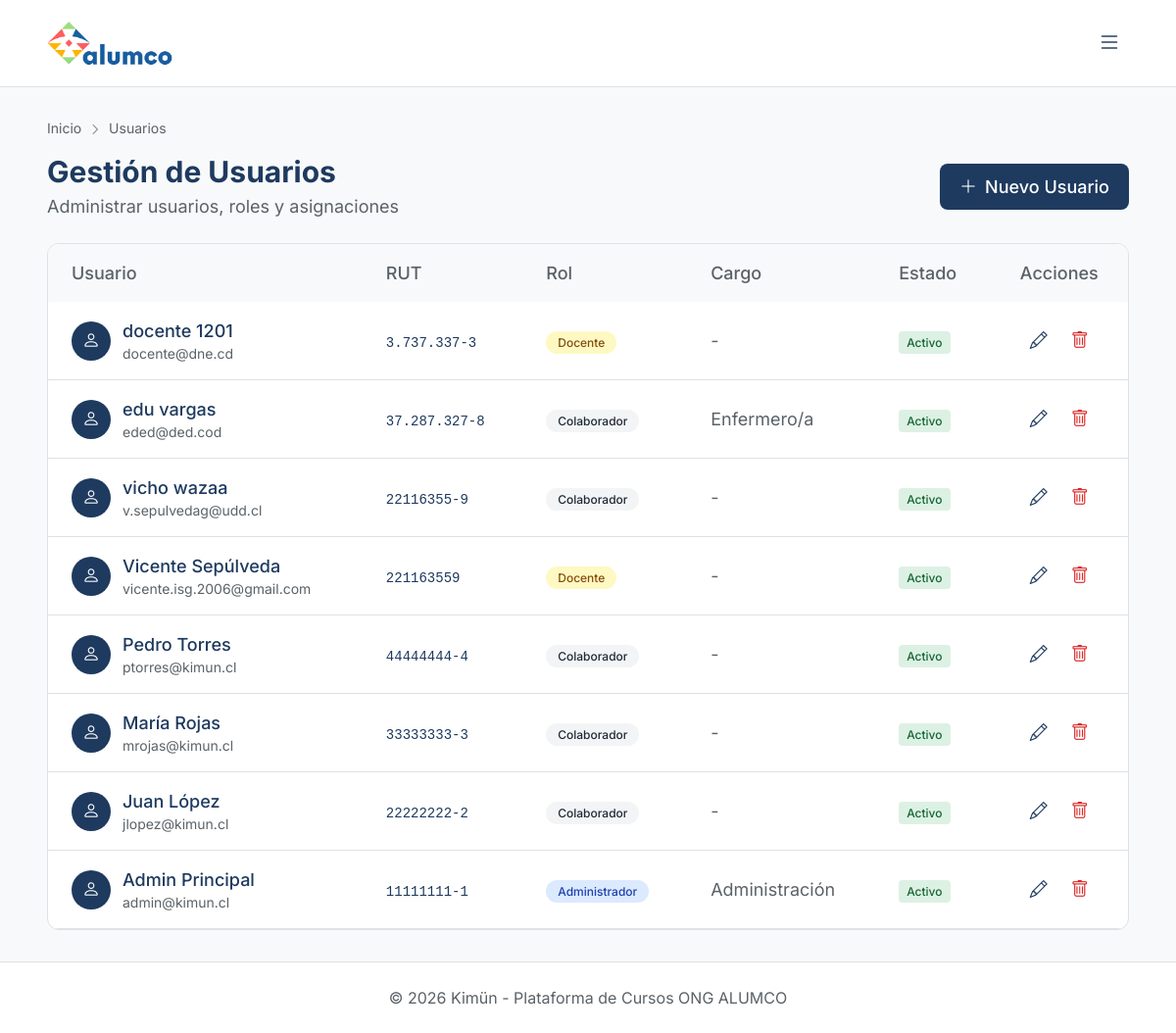
Screenshot of /usuarios/ (signed in) with the database file from the repository.
### usuarios/models.py (models this page shows, shortened)
class Usuario(AbstractUser):
    ROL_CHOICES = [
        ('admin', 'Administrador'),
        ('docente', 'Docente'),
        ('colaborador', 'Colaborador'),
    ]
    rut = models.CharField(max_length=12, unique=True, verbose_name='RUT')
    rol = models.CharField(max_length=20, choices=ROL_CHOICES, default='colaborador')
    cargo = models.ForeignKey(
        AreaCargo,
        on_delete=models.SET_NULL,
        null=True,
        blank=True,
        related_name='usuarios'
    )
    fecha_ingreso = models.DateField(null=True, blank=True, verbose_name='Fecha de Ingreso')
    telefono = models.CharField(max_length=20, null=True, blank=True, verbose_name='Teléfono')
    especialidades_externas = models.TextField(
        null=True,
        blank=True,
        help_text='Especialidades, conocimientos o habilidades adquiridas fuera de Kimün.',
        verbose_name='Especialidades Externas'
    )
    limite_pacientes_personalizado = models.IntegerField(
        null=True,
        blank=True,
        help_text='Si se define, sobreescribe el límite del cargo del usuario.'
    )
    class Meta:
        verbose_name = 'Usuario'
        verbose_name_plural = 'Usuarios'

class AreaCargo(models.Model):
    nombre = models.CharField(max_length=100, unique=True)
    limite_pacientes = models.PositiveIntegerField(
        default=0,
        help_text='Límite máximo de pacientes asignables para este rol. 0 significa sin límite.'
    )
    class Meta:
        verbose_name = 'Área/Cargo'
        verbose_name_plural = 'Áreas/Cargos'

### usuarios/views.py (the view)
# urls.py: path('usuarios/', views.usuario_list, name='usuario_list'),
@login_required
@admin_required
def usuario_list(request):
    usuarios = Usuario.objects.select_related('cargo').order_by('-date_joined')
    paginator = Paginator(usuarios, 20)
    page_number = request.GET.get('page', 1)
    usuarios_page = paginator.get_page(page_number)
    return render(request, 'usuarios/usuario_list.html', {
        'usuarios': usuarios_page,
        'page_obj': usuarios_page
    })

### templates/usuarios/usuario_list.html (shortened to what this page needs)
<!DOCTYPE html>
{% extends 'base.html' %}
{% block breadcrumbs %}
<nav class="text-sm mb-4" style="color: var(--color-text-secondary);">
    <a href="{% url 'inicio' %}">Inicio</a>
    <i class="bi bi-chevron-right text-xs mx-1"></i>
    <span>Usuarios</span>
</nav>
{% endblock %}
{% block content %}
<div class="fade-in">
    <div class="flex justify-between items-center mb-6">
        <div>
            <h1 class="text-3xl font-bold">Gestión de Usuarios</h1>
            <p class="mt-1" style="color: var(--color-text-secondary);">
                Administrar usuarios, roles y asignaciones
            </p>
        </div>
        <a href="{% url 'usuarios:usuario_create' %}" class="btn-primary px-5 py-2.5 rounded-lg font-medium flex items-center gap-2">
            <i class="bi bi-plus-lg"></i> Nuevo Usuario
        </a>
    </div>
    {% if usuarios %}
    <div class="hybrid-card rounded-xl overflow-hidden">
        <div class="overflow-x-auto">
            <table class="w-full">
                <thead>
                    <tr style="background-color: var(--color-bg);">
                        <th class="text-left py-4 px-6 font-medium" style="color: var(--color-text-secondary);">Usuario</th>
                        <th class="text-left py-4 px-6 font-medium" style="color: var(--color-text-secondary);">RUT</th>
                        <th class="text-left py-4 px-6 font-medium" style="color: var(--color-text-secondary);">Rol</th>
                        <th class="text-left py-4 px-6 font-medium" style="color: var(--color-text-secondary);">Cargo</th>
                        <th class="text-left py-4 px-6 font-medium" style="color: var(--color-text-secondary);">Estado</th>
                        <th class="text-center py-4 px-6 font-medium" style="color: var(--color-text-secondary);">Acciones</th>
                    </tr>
                </thead>
                <tbody>
                    {% for usuario in usuarios %}
                    <tr style="border-bottom: 1px solid var(--color-border);">
                        <td class="py-4 px-6">
                            <div class="flex items-center gap-3">
                                <div class="w-10 h-10 rounded-full flex items-center justify-center"
                                     style="background-color: var(--color-primary); color: white;">
                                    <i class="bi bi-person"></i>
                                </div>
                                <div>
                                    <p class="font-medium">{{ usuario.get_full_name|default:usuario.username }}</p>
                                    <p class="text-sm" style="color: var(--color-text-secondary);">{{ usuario.email }}</p>
                                </div>
                            </div>
                        </td>
                        <td class="py-4 px-6">
                            <span class="font-mono text-sm">{{ usuario.rut }}</span>
                        </td>
                        <td class="py-4 px-6">
                            <span class="px-3 py-1 rounded-full text-xs font-medium
                                {% if usuario.rol == 'admin' %}bg-blue-100 text-blue-800
                                {% elif usuario.rol == 'docente' %}bg-yellow-100 text-yellow-800
                                {% else %}bg-gray-100 text-gray-800{% endif %}">
                                {% if usuario.rol == 'admin' %}Administrador
                                {% elif usuario.rol == 'docente' %}Docente
                                {% else %}Colaborador{% endif %}
                            </span>
                        </td>
                        <td class="py-4 px-6">
                            {% if usuario.cargo %}
                            <span style="color: var(--color-text-secondary);">{{ usuario.cargo.nombre }}</span>
                            {% else %}
                            <span style="color: var(--color-text-secondary);">-</span>
                            {% endif %}
                        </td>
                        <td class="py-4 px-6">
                            {% if usuario.is_active %}
                            <span class="px-2 py-1 rounded text-xs font-medium" style="background-color: var(--color-success-bg); color: var(--color-success);">Activo</span>
                            {% else %}
                            <span class="px-2 py-1 rounded text-xs font-medium" style="background-color: var(--color-warning-bg); color: var(--color-warning);">Inactivo</span>
                            {% endif %}
                        </td>
                        <td class="py-4 px-6">
                            <div class="flex justify-center gap-2">
                                <a href="{% url 'usuarios:usuario_edit' pk=usuario.pk %}"
                                   class="p-2 rounded-lg hover:bg-gray-100 dark:hover:bg-slate-700" title="Editar">
                                    <i class="bi bi-pencil"></i>
                                </a>
                                <form method="post" action="{% url 'usuarios:usuario_delete' pk=usuario.pk %}" class="inline">
                                    <button type="submit" class="p-2 rounded-lg hover:bg-red-100 dark:hover:bg-red-900"
                                            onclick="return confirm('¿Estás seguro de eliminar este usuario?')" title="Eliminar">
                                        <i class="bi bi-trash" style="color: #dc2626;"></i>
                                    </button>
                                </form>
                            </div>
                        </td>
                    </tr>
                    {% endfor %}
                </tbody>
            </table>
        </div>
    </div>
    {% endif %}
</div>
{% endblock %}

### static/css/kimun.css (style rules this page uses)
:root { --space-xs: 0.25rem; --space-sm: 0.5rem; --space-md: 1rem; --space-lg: 1.5rem; --space-xl: 2rem; --space-2xl: 3rem; --space-3xl: 4rem; --radius-sm: 0.25rem; --radius-md: 0.75rem; --radius-lg: 1rem; --radius-xl: 1.5rem; --radius-asymmetric: 1rem 0.25rem 1rem 0.25rem; --shadow-sm: 0 1px 2px color-mix(in srgb, var(--color-text) 8%, transparent); --shadow-md: 0 4px 6px -1px color-mix(in srgb, var(--color-text) 12%, transparent); --shadow-lg: 0 10px 40px -10px color-mix(in srgb, var(--color-text) 18%, transparent); --transition-fast: 0.15s ease; --transition-normal: 0.2s ease; --transition-slow: 0.3s ease; }
.fade-in { animation: fadeInUp 0.5s ease forwards; opacity: 0; }
.rounded-lg { border-radius: var(--radius-lg); }
.rounded-xl { border-radius: var(--radius-xl); }

### templates/base.html (style rules this page uses)
body { font-family: "Inter", sans-serif; font-size: 18px; }
[data-theme="light"] { --color-bg: #f8f9fa; --color-surface: #ffffff; --color-surface-raised: #f3f4f6; --color-primary: #1e3a5f; --color-primary-hover: #2d5a87; --color-accent: #f57c00; --color-text: #1e3a5f; --color-text-secondary: #5a6268; --color-border: #dee2e6; --color-card-hover: #f1f5f9; --color-success: #166534; --color-success-bg: rgba(22, 163, 74, 0.15); --color-info: #2563eb; --color-info-bg: rgba(37, 99, 235, 0.15); --color-warning: #92400e; --color-warning-bg: rgba(217, 119, 6, 0.15); --color-purple: #9333ea; --color-purple-bg: rgba(147, 51, 234, 0.15); --color-pink: #db2777; --color-pink-bg: rgba(219, 39, 119, 0.15); --gradient-start: #1e3a5f; --gradient-end: #3b82f6; }
body { background-color: var(--color-bg); color: var(--color-text); }
.hybrid-card { background-color: var(--color-surface); border: 1px solid var(--color-border); transition: all 0.3s ease; }
.btn-primary { background-color: var(--color-primary); color: white; transition: all 0.2s ease; }
.fade-in { animation: fadeIn 0.5s ease-out forwards; opacity: 0; }

### rows the page displays
Usuario: get_full_name "docente 1201", email "docente@dne.cd", rut "3.737.337-3", rol "Docente", is_active "Activo"
Usuario: get_full_name "edu vargas", email "eded@ded.cod", rut "37.287.327-8", rol "Colaborador", cargo.nombre "Enfermero/a", is_active "Activo"
Usuario: get_full_name "vicho wazaa", email "v.sepulvedag@udd.cl", rut "22116355-9", rol "Colaborador", is_active "Activo"
Usuario: get_full_name "Vicente Sepúlveda", email "vicente.isg.2006@gmail.com", rut "221163559", rol "Docente", is_active "Activo"
Usuario: get_full_name "Pedro Torres", email "ptorres@kimun.cl", rut "44444444-4", rol "Colaborador", is_active "Activo"
Usuario: get_full_name "María Rojas", email "mrojas@kimun.cl", rut "33333333-3", rol "Colaborador", is_active "Activo"
Usuario: get_full_name "Juan López", email "jlopez@kimun.cl", rut "22222222-2", rol "Colaborador", is_active "Activo"
Usuario: get_full_name "Admin Principal", email "admin@kimun.cl", rut "11111111-1", rol "Administrador", cargo.nombre "Administración", is_active "Activo"
